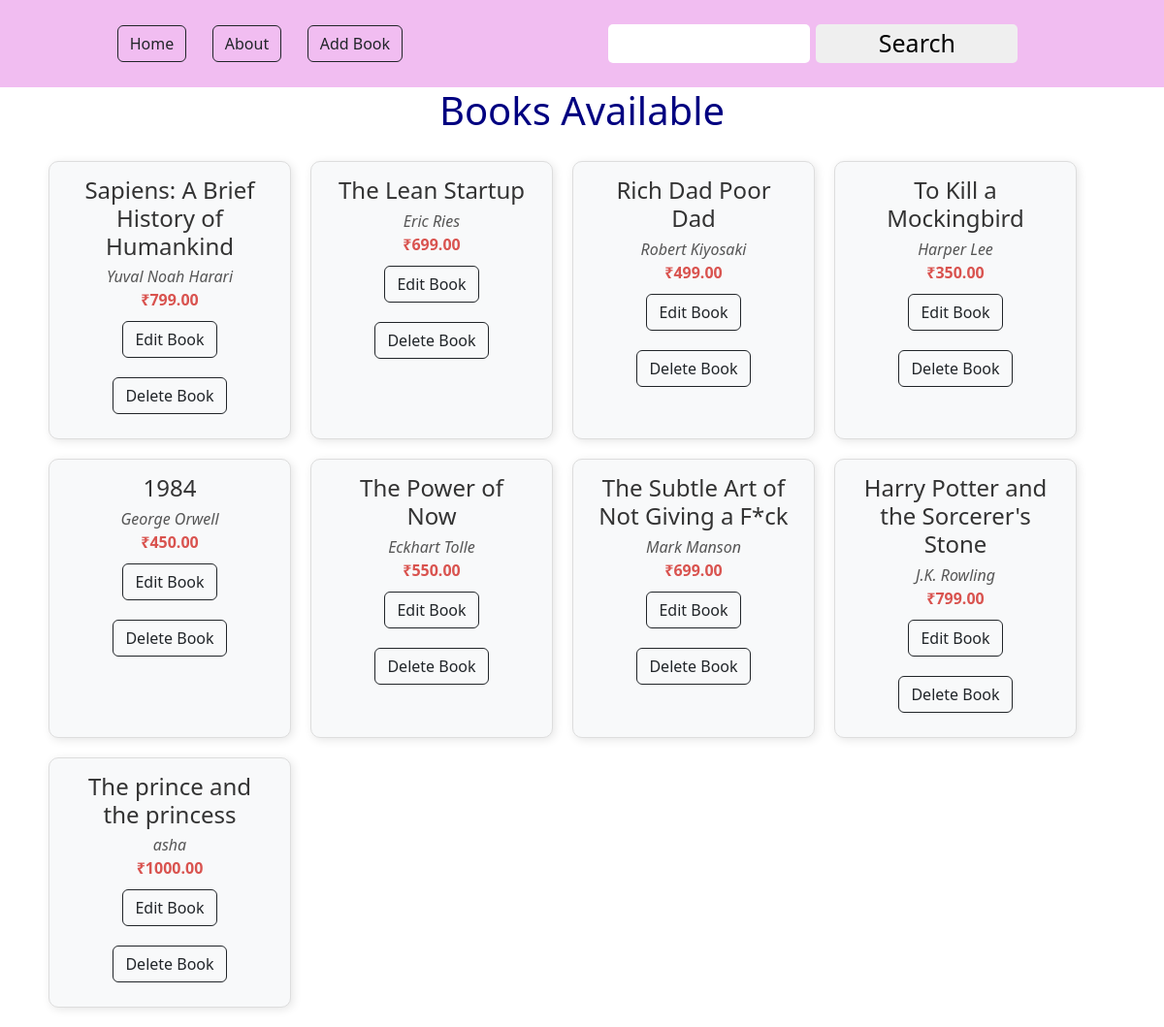
The page / on the database its author committed.
### book/models.py (models this page shows, shortened)
class Book(models.Model):
    title = models.CharField(max_length=100)
    authour = models.CharField(max_length=100)
    genre = models.CharField(max_length=50)
    price = models.DecimalField(max_digits=6,decimal_places=2)
    published_date = models.DateField()
    description = models.TextField()

### book/views.py (the view)
# urls.py: 2. Add a URL to urlpatterns:  path('', views.home, name='home')
def home(request):
    q = request.GET.get('q','')
    if q:
        all_books = Book.objects.filter(title__contains=q)
    else:
        all_books = Book.objects.all()
    if all_books:
        context = {'all_books':all_books}
    else:
        context = {'msg':'Book Not available!!'}
    return render(request,'home.html',context)

### book/templates/home.html
{% extends 'main.html' %}
{% block content %}
    <center><h1 style="color: navy;">Books Available</h1></center>
    <div class="container">
        {% for book in all_books %}
        <div class="container1 px-4 text-center">
            <h4>{{book.title}}</h4>
            <i>{{book.authour}}</i><br>
            <strong><b>₹{{book.price}}</b></strong><br>
            <a href="{% url 'edit' book.id %}" class="btn btn-outline-dark">Edit Book</a>
            <a href="{% url 'delete' book.id %}" class="btn btn-outline-dark">Delete Book</a>
        </div>
        {% endfor %}
    </div>
{% endblock content %}

### book/templates/main.html (shortened to what this page needs)
<!DOCTYPE html>
<html lang="en">
<head>
    <link href="https://cdn.jsdelivr.net/npm/bootstrap@5.3.3/dist/css/bootstrap.min.css" rel="stylesheet">
</head>
<body>
    {% include 'nav.html' %}
    {% block content %}
    {% endblock content %}
</body>
</html>

### book/templates/nav.html
<nav>
    <div>
        <a href="/" class="btn btn-outline-dark">Home</a>
        <a href="" class="btn btn-outline-dark">About</a>
        <a href="{% url 'addbook' %}" class="btn btn-outline-dark">Add Book</a>
    </div>
    <div>
        <form action="{% url 'home' %}">
            <input type="text" name="q">
            <input type="submit" value="Search">
        </form>
    </div>
</nav>

### book/templates/main.html (style rules this page uses)
body { margin: 0px; }
nav { display: flex; justify-content: space-around; padding: 10px; height: 90px; color: navy; align-items: center; font-size: 25px; background-color:rgb(241, 189, 241); }
a { display: flex; justify-content: space-around; margin: 10px; }
input { width: 45%; border-radius: 5px; border: 1px; }
.container { display: flex; flex-wrap: wrap; justify-content: center; gap: 20px; padding: 20px; }
.container1 { width: 250px; background: #f8f9fa; border: 1px solid #ddd; border-radius: 10px; padding: 15px; box-shadow: 2px 2px 10px rgba(0, 0, 0, 0.1); transition: transform 0.2s ease-in-out; }
h4 { color: #333; margin-bottom: 5px; }
i { color: #555; }
strong { color: #d9534f; }
@media (min-width: 600px) { .container { justify-content: flex-start; } }

### rows shown on the page
Book: title "Sapiens: A Brief History of Humankind", authour "Yuval Noah Harari", price "799.00"
Book: title "The Lean Startup", authour "Eric Ries", price "699.00"
Book: title "Rich Dad Poor Dad", authour "Robert Kiyosaki", price "499.00"
Book: title "To Kill a Mockingbird", authour "Harper Lee", price "350.00"
Book: title "1984", authour "George Orwell", price "450.00"
Book: title "The Power of Now", authour "Eckhart Tolle", price "550.00"
Book: title "The Subtle Art of Not Giving a F*ck", authour "Mark Manson", price "699.00"
Book: title "Harry Potter and the Sorcerer's Stone", authour "J.K. Rowling", price "799.00"
Book: title "The prince and the princess", authour "asha", price "1000.00"
